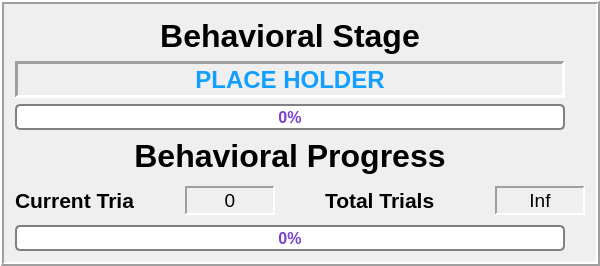
      <widget class="QFrame" name="frame_2">
       <property name="sizePolicy">
        <sizepolicy hsizetype="Fixed" vsizetype="Fixed">
         <horstretch>0</horstretch>
         <verstretch>0</verstretch>
        </sizepolicy>
       </property>
       <property name="maximumSize">
        <size>
         <width>550</width>
         <height>16777215</height>
        </size>
       </property>
       <property name="frameShape">
        <enum>QFrame::Box</enum>
       </property>
       <property name="frameShadow">
        <enum>QFrame::Raised</enum>
       </property>
       <property name="lineWidth">
        <number>2</number>
       </property>
       <layout class="QGridLayout" name="gridLayout_2">
        <item row="2" column="0">
         <widget class="QProgressBar" name="stageprogressbar">
          <property name="sizePolicy">
           <sizepolicy hsizetype="Fixed" vsizetype="Fixed">
            <horstretch>0</horstretch>
            <verstretch>0</verstretch>
           </sizepolicy>
          </property>
          <property name="minimumSize">
           <size>
            <width>512</width>
            <height>26</height>
           </size>
          </property>
          <property name="maximumSize">
           <size>
            <width>550</width>
            <height>26</height>
           </size>
          </property>
          <property name="styleSheet">
           <string notr="true"> QProgressBar {
     border: 2px solid grey;
     border-radius: 5px;
	 color: #7840cc;
	 font: bold 16px;
	 text-align:center;
	
 }

 QProgressBar::chunk {
     background-color: #40cc8a;
     width: 20px;
 }
</string>
          </property>
          <property name="value">
           <number>0</number>
          </property>
          <property name="alignment">
           <set>Qt::AlignCenter</set>
          </property>
          <property name="textVisible">
           <bool>true</bool>
          </property>
          <property name="orientation">
           <enum>Qt::Horizontal</enum>
          </property>
          <property name="invertedAppearance">
           <bool>false</bool>
          </property>
          <property name="textDirection">
           <enum>QProgressBar::TopToBottom</enum>
          </property>
         </widget>
        </item>
        <item row="3" column="0">
         <widget class="QLabel" name="behavioralprogresslabel">
          <property name="sizePolicy">
           <sizepolicy hsizetype="Fixed" vsizetype="Fixed">
            <horstretch>0</horstretch>
            <verstretch>0</verstretch>
           </sizepolicy>
          </property>
          <property name="minimumSize">
           <size>
            <width>550</width>
            <height>40</height>
           </size>
          </property>
          <property name="maximumSize">
           <size>
            <width>550</width>
            <height>40</height>
           </size>
          </property>
          <property name="font">
           <font>
            <pointsize>24</pointsize>
            <bold>true</bold>
           </font>
          </property>
          <property name="text">
           <string>Behavioral Progress</string>
          </property>
          <property name="alignment">
           <set>Qt::AlignCenter</set>
          </property>
         </widget>
        </item>
        <item row="0" column="0">
         <widget class="QLabel" name="currentstagelabel">
          <property name="sizePolicy">
           <sizepolicy hsizetype="Fixed" vsizetype="Expanding">
            <horstretch>0</horstretch>
            <verstretch>0</verstretch>
           </sizepolicy>
          </property>
          <property name="minimumSize">
           <size>
            <width>550</width>
            <height>40</height>
           </size>
          </property>
          <property name="maximumSize">
           <size>
            <width>550</width>
            <height>37</height>
           </size>
          </property>
          <property name="font">
           <font>
            <pointsize>24</pointsize>
            <bold>true</bold>
           </font>
          </property>
          <property name="text">
           <string>Behavioral Stage</string>
          </property>
          <property name="alignment">
           <set>Qt::AlignCenter</set>
          </property>
         </widget>
        </item>
        <item row="5" column="0">
         <widget class="QProgressBar" name="totalprogressbar">
          <property name="sizePolicy">
           <sizepolicy hsizetype="Fixed" vsizetype="Fixed">
            <horstretch>0</horstretch>
            <verstretch>0</verstretch>
           </sizepolicy>
          </property>
          <property name="minimumSize">
           <size>
            <width>512</width>
            <height>26</height>
           </size>
          </property>
          <property name="maximumSize">
           <size>
            <width>550</width>
            <height>26</height>
           </size>
          </property>
          <property name="styleSheet">
           <string notr="true"> QProgressBar {
     border: 2px solid grey;
     border-radius: 5px;
	 color: #7840cc;
	 font: bold 16px;
	 text-align:center;
	
 }

 QProgressBar::chunk {
     background-color: #40cc8a;
     width: 20px;
 }
</string>
          </property>
          <property name="value">
           <number>0</number>
          </property>
          <property name="alignment">
           <set>Qt::AlignCenter</set>
          </property>
          <property name="textVisible">
           <bool>true</bool>
          </property>
          <property name="orientation">
           <enum>Qt::Horizontal</enum>
          </property>
          <property name="invertedAppearance">
           <bool>false</bool>
          </property>
          <property name="textDirection">
           <enum>QProgressBar::TopToBottom</enum>
          </property>
         </widget>
        </item>
        <item row="1" column="0">
         <widget class="QLabel" name="currentstage_input">
          <property name="sizePolicy">
           <sizepolicy hsizetype="Fixed" vsizetype="Fixed">
            <horstretch>0</horstretch>
            <verstretch>0</verstretch>
           </sizepolicy>
          </property>
          <property name="minimumSize">
           <size>
            <width>512</width>
            <height>37</height>
           </size>
          </property>
          <property name="maximumSize">
           <size>
            <width>550</width>
            <height>37</height>
           </size>
          </property>
          <property name="palette">
           <palette>
            <active>
             <colorrole role="WindowText">
              <brush brushstyle="SolidPattern">
               <color alpha="255">
                <red>19</red>
                <green>159</green>
                <blue>255</blue>
               </color>
              </brush>
             </colorrole>
             <colorrole role="Text">
              <brush brushstyle="SolidPattern">
               <color alpha="255">
                <red>19</red>
                <green>159</green>
                <blue>255</blue>
               </color>
              </brush>
             </colorrole>
            </active>
            <inactive>
             <colorrole role="WindowText">
              <brush brushstyle="SolidPattern">
               <color alpha="255">
                <red>19</red>
                <green>159</green>
                <blue>255</blue>
               </color>
              </brush>
             </colorrole>
             <colorrole role="Text">
              <brush brushstyle="SolidPattern">
               <color alpha="255">
                <red>19</red>
                <green>159</green>
                <blue>255</blue>
               </color>
              </brush>
             </colorrole>
            </inactive>
            <disabled>
             <colorrole role="WindowText">
              <brush brushstyle="SolidPattern">
               <color alpha="255">
                <red>120</red>
                <green>120</green>
                <blue>120</blue>
               </color>
              </brush>
             </colorrole>
             <colorrole role="Text">
              <brush brushstyle="SolidPattern">
               <color alpha="255">
                <red>120</red>
                <green>120</green>
                <blue>120</blue>
               </color>
              </brush>
             </colorrole>
            </disabled>
           </palette>
          </property>
          <property name="font">
           <font>
            <pointsize>18</pointsize>
            <bold>true</bold>
           </font>
          </property>
          <property name="frameShape">
           <enum>QFrame::Panel</enum>
          </property>
          <property name="frameShadow">
           <enum>QFrame::Sunken</enum>
          </property>
          <property name="lineWidth">
           <number>3</number>
          </property>
          <property name="text">
           <string>PLACE HOLDER</string>
          </property>
          <property name="alignment">
           <set>Qt::AlignCenter</set>
          </property>
         </widget>
        </item>
        <item row="4" column="0">
         <layout class="QHBoxLayout" name="horizontalLayout_7">
          <property name="spacing">
           <number>50</number>
          </property>
          <item>
           <widget class="QLabel" name="currentriallabel">
            <property name="sizePolicy">
             <sizepolicy hsizetype="Fixed" vsizetype="Fixed">
              <horstretch>0</horstretch>
              <verstretch>0</verstretch>
             </sizepolicy>
            </property>
            <property name="minimumSize">
             <size>
              <width>120</width>
              <height>37</height>
             </size>
            </property>
            <property name="maximumSize">
             <size>
              <width>137</width>
              <height>37</height>
             </size>
            </property>
            <property name="font">
             <font>
              <pointsize>16</pointsize>
              <bold>true</bold>
             </font>
            </property>
            <property name="text">
             <string>Current Trial</string>
            </property>
           </widget>
          </item>
          <item>
           <widget class="QLabel" name="currenttrial_input">
            <property name="sizePolicy">
             <sizepolicy hsizetype="Fixed" vsizetype="Fixed">
              <horstretch>0</horstretch>
              <verstretch>0</verstretch>
             </sizepolicy>
            </property>
            <property name="minimumSize">
             <size>
              <width>90</width>
              <height>29</height>
             </size>
            </property>
            <property name="maximumSize">
             <size>
              <width>90</width>
              <height>29</height>
             </size>
            </property>
            <property name="font">
             <font>
              <pointsize>14</pointsize>
              <bold>false</bold>
             </font>
            </property>
            <property name="frameShape">
             <enum>QFrame::Panel</enum>
            </property>
            <property name="frameShadow">
             <enum>QFrame::Sunken</enum>
            </property>
            <property name="lineWidth">
             <number>2</number>
            </property>
            <property name="text">
             <string>0</string>
            </property>
            <property name="alignment">
             <set>Qt::AlignCenter</set>
            </property>
           </widget>
          </item>
          <item>
           <widget class="QLabel" name="totaltriallabel">
            <property name="sizePolicy">
             <sizepolicy hsizetype="Fixed" vsizetype="Fixed">
              <horstretch>0</horstretch>
              <verstretch>0</verstretch>
             </sizepolicy>
            </property>
            <property name="minimumSize">
             <size>
              <width>120</width>
              <height>37</height>
             </size>
            </property>
            <property name="maximumSize">
             <size>
              <width>137</width>
              <height>37</height>
             </size>
            </property>
            <property name="font">
             <font>
              <pointsize>16</pointsize>
              <bold>true</bold>
             </font>
            </property>
            <property name="text">
             <string>Total Trials</string>
            </property>
           </widget>
          </item>
          <item>
           <widget class="QLabel" name="totaltrial_input">
            <property name="sizePolicy">
             <sizepolicy hsizetype="Fixed" vsizetype="Fixed">
              <horstretch>0</horstretch>
              <verstretch>0</verstretch>
             </sizepolicy>
            </property>
            <property name="minimumSize">
             <size>
              <width>90</width>
              <height>29</height>
             </size>
            </property>
            <property name="maximumSize">
             <size>
              <width>90</width>
              <height>29</height>
             </size>
            </property>
            <property name="font">
             <font>
              <pointsize>14</pointsize>
              <bold>false</bold>
             </font>
            </property>
            <property name="frameShape">
             <enum>QFrame::Panel</enum>
            </property>
            <property name="frameShadow">
             <enum>QFrame::Sunken</enum>
            </property>
            <property name="lineWidth">
             <number>2</number>
            </property>
            <property name="text">
             <string>Inf</string>
            </property>
            <property name="alignment">
             <set>Qt::AlignCenter</set>
            </property>
           </widget>
          </item>
         </layout>
        </item>
       </layout>
      </widget>
